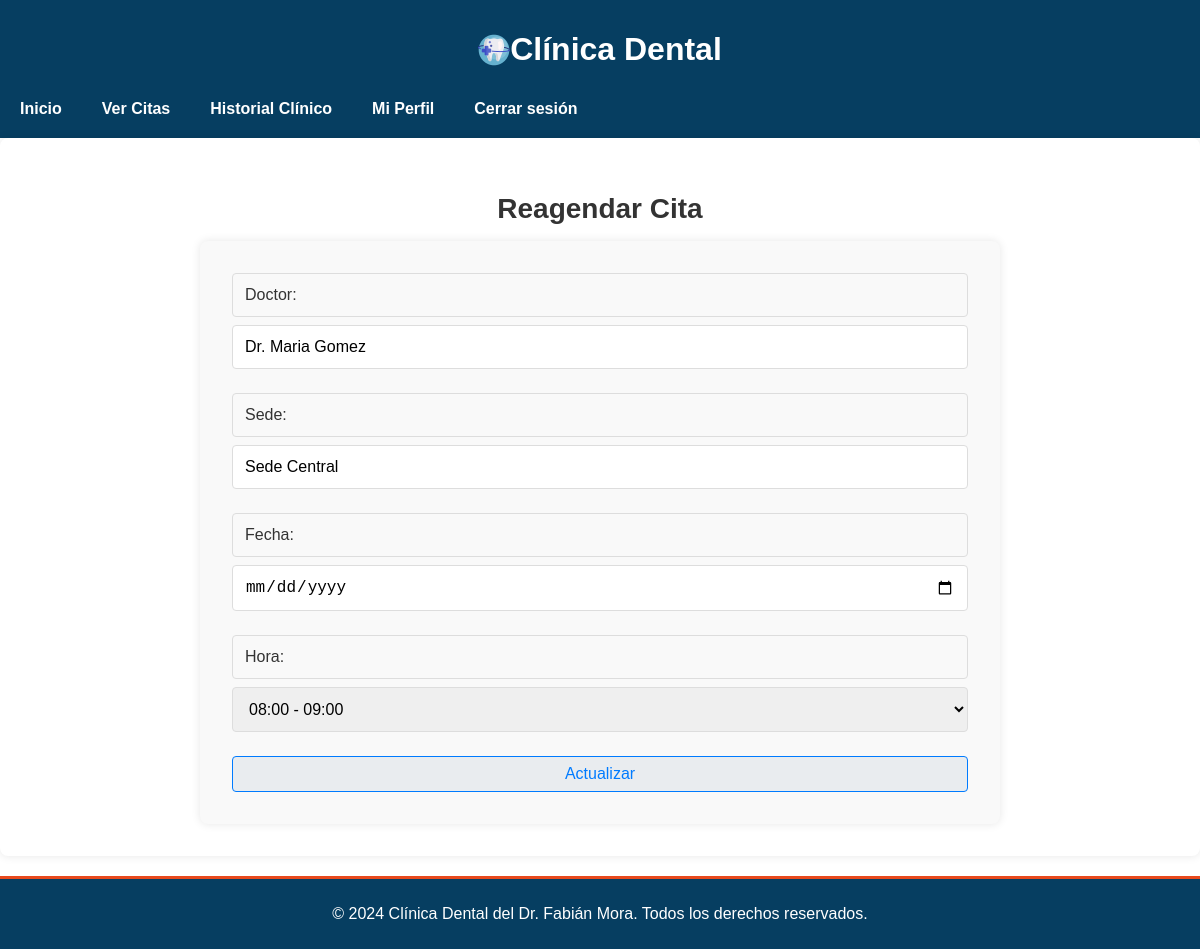
Screenshot of /Pacientes/reagendar_citas.php?cita_id=29 (signed in) with the database file from the repository.
### tables this page shows
CREATE TABLE `citas` (
  `id` int(11) NOT NULL,
  `usuario_id` int(11) NOT NULL,
  `doctor_id` int(11) NOT NULL,
  `fecha` datetime DEFAULT NULL,
  `motivo` varchar(255) DEFAULT NULL,
  `estado` enum('agendada','completada','cancelada') DEFAULT 'agendada',
  `sede_id` int(11) NOT NULL,
  `especialidad_id` int(11) NOT NULL,
  `hora` time NOT NULL,
  `paciente_id` int(11) DEFAULT NULL,
  `costo` decimal(10,2) DEFAULT 0.00
);

CREATE TABLE `doctores` (
  `id` int(11) NOT NULL,
  `usuario_id` int(11) DEFAULT NULL,
  `especialidad` varchar(100) DEFAULT NULL,
  `sede_id` int(11) DEFAULT NULL,
  `telefono` varchar(20) DEFAULT NULL,
  `nombre` varchar(100) DEFAULT NULL,
  `direccion` varchar(255) NOT NULL,
  `email` varchar(255) DEFAULT NULL,
  `fecha_nacimiento` date DEFAULT NULL
);

CREATE TABLE `sedes` (
  `id` int(11) NOT NULL,
  `nombre` varchar(100) NOT NULL,
  `direccion` varchar(255) NOT NULL,
  `telefono` varchar(15) DEFAULT NULL
);

### Pacientes/reagendar_citas.php (the view, shortened to what this page needs)
<?php
require '../Conexion/conexion.php';
$errores = [];
$horarios_disponibles = [
    '08:00:00' => '08:00 - 09:00',
    '09:00:00' => '09:00 - 10:00',
    '10:00:00' => '10:00 - 11:00',
    '11:00:00' => '11:00 - 12:00',
    '14:00:00' => '14:00 - 15:00',
    '15:00:00' => '15:00 - 16:00',
    '16:00:00' => '16:00 - 17:00',
    '17:00:00' => '17:00 - 18:00'
];
try {
    if (isset($_GET['cita_id'])) {
        $cita_id = $_GET['cita_id'];
        $stmtCita = $pdo->prepare('
            SELECT c.id, c.usuario_id, c.doctor_id, c.fecha, c.hora, c.sede_id, c.especialidad_id, c.motivo, d.nombre AS doctor_nombre, s.nombre AS sede_nombre
            FROM citas c
            JOIN doctores d ON c.doctor_id = d.id
            JOIN sedes s ON c.sede_id = s.id
            WHERE c.id = :cita_id AND c.usuario_id = :usuario_id
        ');
        $stmtCita->execute([
            'cita_id' => $cita_id,
            'usuario_id' => $_SESSION['usuario_id']
        ]);
        $cita = $stmtCita->fetch(PDO::FETCH_ASSOC);
    } else {
        $errores[] = 'No se ha especificado una cita para reagendar.';
    }
} catch (PDOException $e) {
    error_log('Error en la consulta: ' . $e->getMessage());
    $errores[] = 'Error al procesar la solicitud. Inténtelo de nuevo más tarde.';
}
?>
<!DOCTYPE html>
<html lang="es">
<head>
    <link rel="stylesheet" href="/css/styles.css">
</head>
<body>
    <header class="header">
        <div class="container">
            <h1 class="logo">
                <img src="/Imagenes/odontologia.png" alt="Logo de Clínica Dental">
                Clínica Dental
            </h1>
            <nav class="nav">
                <a href="principal_pacientes.php" class="nav-link">Inicio</a>
                <a href="ver_citas.php" class="nav-link">Ver Citas</a>
                <a href="ver_historial.php" class="nav-link">Historial Clínico</a>
                <a href="perfil.php" class="nav-link">Mi Perfil</a>
                <a href="../logout.php" class="nav-link">Cerrar sesión</a>
            </nav>
        </div>
    </header>
    <main>
        <section class="container-principal">
            <h2>Reagendar Cita</h2>
            <form action="reagendar_citas.php?cita_id=<?php echo htmlspecialchars($cita_id, ENT_QUOTES, 'UTF-8'); ?>" method="post">
                <div class="form-group">
                    <label for="doctor_id">Doctor:</label>
                    <input type="text" id="doctor_id" value="<?php echo htmlspecialchars($cita['doctor_nombre'], ENT_QUOTES, 'UTF-8'); ?>" readonly>
                </div>
                <div class="form-group">
                    <label for="sede_id">Sede:</label>
                    <input type="text" id="sede_id" value="<?php echo htmlspecialchars($cita['sede_nombre'], ENT_QUOTES, 'UTF-8'); ?>" readonly>
                </div>
                <div class="form-group">
                    <label for="fecha">Fecha:</label>
                    <input type="date" id="fecha" name="fecha" value="<?php echo htmlspecialchars($cita['fecha'], ENT_QUOTES, 'UTF-8'); ?>" required>
                </div>
                <div class="form-group">
                    <label for="hora">Hora:</label>
                    <select id="hora" name="hora" required>
                        <?php foreach ($horarios_disponibles as $hora => $descripcion): ?>
                            <option value="<?php echo htmlspecialchars($hora, ENT_QUOTES, 'UTF-8'); ?>" <?php echo $hora === $cita['hora'] ? 'selected' : ''; ?>>
                                <?php echo htmlspecialchars($descripcion, ENT_QUOTES, 'UTF-8'); ?>
                            </option>
                        <?php endforeach; ?>
                    </select>
                </div>
                <button type="submit" class="btn-agendar-cita">Actualizar</button>
            </form>
        </section>
    </main>
    <footer class="footer">
        <div class="container">
            <p>&copy; 2024 Clínica Dental del Dr. Fabián Mora. Todos los derechos reservados.</p>
        </div>
    </footer>
</body>
</html>

### css/styles.css (style rules this page uses)
body { font-family: 'Arial', sans-serif; margin: 0; padding: 0; }
.header { background: #063e61; color: #fff; padding: 10px 0; justify-content: center; }
.header .logo { display: flex; align-items: center; justify-content: center; }
.header .logo img { max-width: 120px; height: auto; }
.nav { display: flex; justify-content: left; }
.nav .nav-link { text-decoration: none; color: #fff; padding: 10px 20px; display: block; font-weight: bold; transition: background 0.3s, color 0.3s; }
body { font-family: 'Arial', sans-serif; color: #333; margin: 0; padding: 0; }
footer { background: #063e61; color: #ffffff; text-align: center; padding: 10px 0; margin-top: 20px; border-top: #e8491d 3px solid; }
.btn-agendar-cita { display: inline-block; padding: 0.5rem 1rem; font-size: 1rem; width: 100%; color: #007bff; background-color: #e9ecef; border: 1px solid #007bff; border-radius: 4px; text-decoration: none; transition: background-color 0.3s, color 0.3s; }
.container-principal { padding: 2rem; max-width: 1200px; margin: 0 auto; background-color: #ffffff; border-radius: 8px; box-shadow: 0 0 10px rgba(0, 0, 0, 0.1); position: relative; min-height: 600px; display: flex; flex-direction: column; }
form { background-color: #f9f9f9; border: transparent; border-radius: 8px; padding: 2rem; box-shadow: 0 0 10px rgba(0, 0, 0, 0.1); max-width: 800px; width: 100%; margin: 0 auto; box-sizing: border-box; }
h2 { font-size: 1.75rem; color: #333; margin-bottom: 1rem; text-align: center; }
.form-group { margin-bottom: 1.5rem; }
.form-group label { display: block; font-size: 1.1rem; margin-bottom: 0.5rem; color: #333; }
.form-group select, .form-group input, .form-group label, .form-group textarea, .form-group input[type="date"] { width: 100%; padding: 0.75rem; font-size: 1rem; border: 1px solid #ddd; border-radius: 4px; box-sizing: border-box; transition: border-color 0.3s, box-shadow 0.3s; }

### rows the page displays
citas: doctor.nombre "Dr. Maria Gomez", sede.nombre "Sede Central", hora "08:00 - 09:00"
